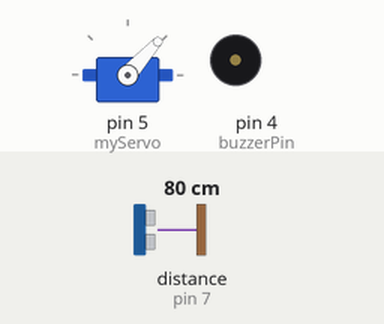
Bench run of a sketch on a simulated Arduino Uno, built with avr-gcc and run on an emulated ATmega328P. Shown: servo, buzzer (waves = sounding, pin HIGH). Wiring (inferred from the names in the program): ultrasonic range finder: trigger pin 6; echo pin 7. The inputs (shaded band) are chosen by the test bench; at power-on: distance to the obstacle (sensor on pin 7) 80 cm. The echo pulse lasts 58.3 µs per cm; pins used as bus, display or sensor lines are not drawn; what the sketch prints to the serial monitor is not drawn.

Above: at 1.2 s.
1.3 s: distance to the obstacle (sensor on pin 7) set to 2 cm
At 1.58 s:
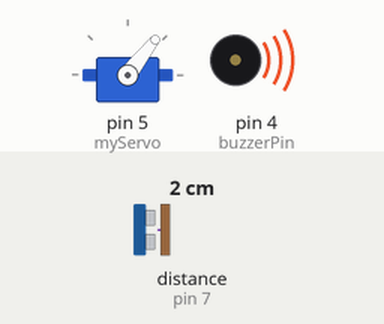
4.3 s: distance to the obstacle (sensor on pin 7) set to 24 cm
7.3 s: distance to the obstacle (sensor on pin 7) set to 30 cm
At 7.9 s:
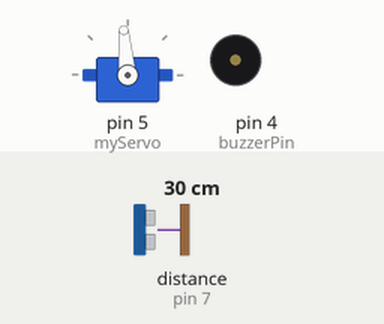
10.3 s: distance to the obstacle (sensor on pin 7) set to 4 cm
At 13.15 s:
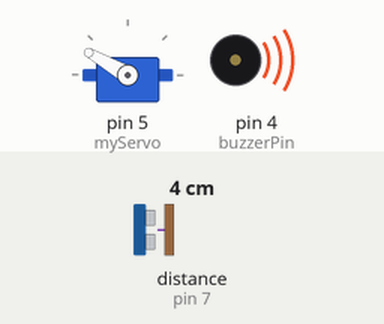
13.3 s: distance to the obstacle (sensor on pin 7) set to 35 cm
At 14.1 s:
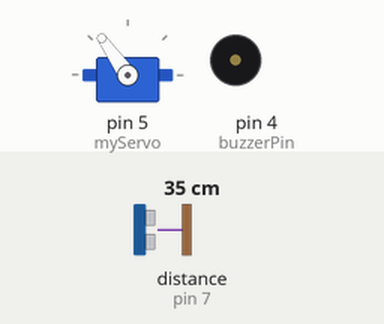
16.3 s: distance to the obstacle (sensor on pin 7) set to 60 cm
Timing chart, 0 to 20.3 s (numbered marks = the images above; inputs shaded):
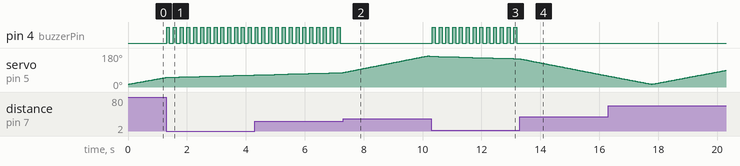

Measured:
- the behaviour switches between 26 and 27 cm on distance to the obstacle (sensor on pin 7) (found by bisection; images 1 and 2)
- after the input at 1.3 s, pin 4 (buzzerPin): alternates HIGH for 0.10 s and LOW for 0.13 s, starting at once
- after the input at 7.3 s, pin 4 (buzzerPin): stops changing and stays LOW
- after the input at 10.3 s, pin 4 (buzzerPin): alternates HIGH for 0.10 s and LOW for 0.13 s, starting at once
- after the input at 13.3 s, pin 4 (buzzerPin): stops changing and stays LOW

The sketch:

radar_Arduino_codes.ino
```cpp
#include <Servo.h>.
const byte buzzerPin=4;
const int trigPin = 6;
const int echoPin = 7;


long duration;
int distance;
Servo myServo;


void setup() {
  pinMode(buzzerPin, OUTPUT);
  pinMode(trigPin, OUTPUT);
  pinMode(echoPin, INPUT);
  Serial.begin(9600);
  myServo.attach(5);

}


void loop() {


  for(int i=15;i<=165;i++){
  myServo.write(i);
  delay(30);
  distance = calculateDistance();
   if (distance<=25)
    {

  digitalWrite(buzzerPin, HIGH);
  delay(100); // Wait for 1000 millisecond(s)
  digitalWrite(buzzerPin, LOW);
  delay(100); // Wait for 1000 millisecond(s)
    }

  Serial.print(i);
  Serial.print(",");
  Serial.print(distance);
  Serial.print(".");
  }


  for(int i=165;i>15;i--){
  myServo.write(i);
  delay(30);
  distance = calculateDistance();
  if (distance<=25)
    {

  digitalWrite(buzzerPin, HIGH);
  delay(100); // Wait for 1000 millisecond(s)
  digitalWrite(buzzerPin, LOW);
  delay(100); // Wait for 1000 millisecond(s)
    }
  Serial.print(i);
  Serial.print(",");
  Serial.print(distance);
  Serial.print(".");
  }
}


int calculateDistance(){

  digitalWrite(trigPin, LOW);
  delayMicroseconds(2);

  digitalWrite(trigPin, HIGH);
  delayMicroseconds(10);
  digitalWrite(trigPin, LOW);
  duration = pulseIn(echoPin, HIGH);
  distance= duration*0.034/2;
  return distance;

}
```
